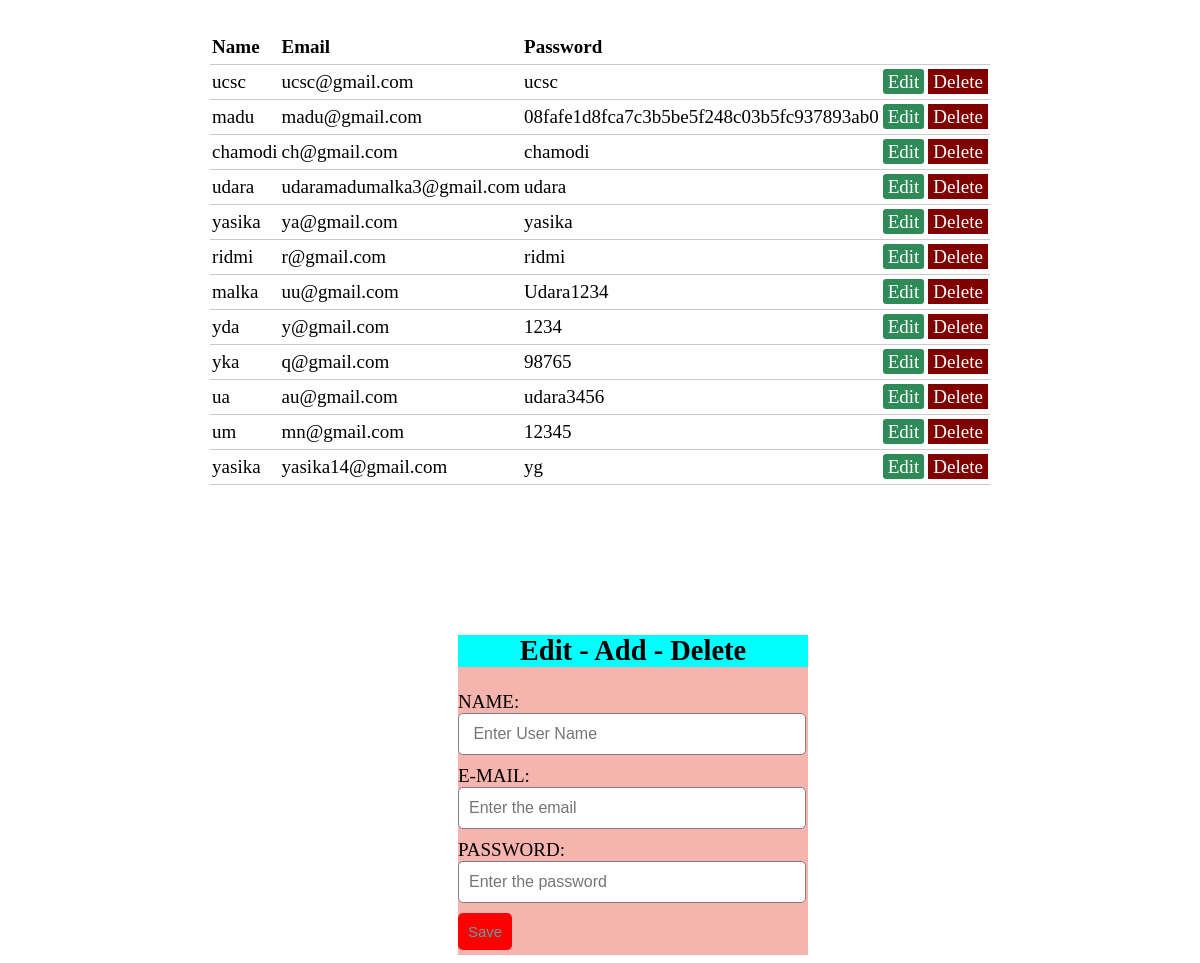
The app's page /php/seeusers.php (signed in) with its own data.
### tables this page shows
CREATE TABLE `users` (
  `id` int(11) NOT NULL,
  `name` varchar(100) NOT NULL,
  `email` varchar(100) NOT NULL,
  `password` varchar(50) NOT NULL,
  `type` int(1) NOT NULL
);

### php/usersconection.php (called while the page is built, shortened)
<?php
	$name ="";
	$email ="";
	$password ="";
	$edit_state =false;
	$db = mysqli_connect("localhost","root","","web");
	$result = mysqli_query($db, "SELECT * FROM users");
?>

### php/seeusers.php (the view, shortened to what this page needs)
<?php include('usersconection.php'); ?>
<!DOCTYPE html>
<html>
<head>
	<link rel="stylesheet" type="text/css" href="../css/seeusers.css">
</head>
<body>
	<table>
	<thead>
		<tr>
			<th>Name</th>
			<th>Email</th>
			<th>Password</th>
		</tr>
	</thead>
	<tbody>
		<?php while ($row =mysqli_fetch_array($result)) { ?>
		<tr>
			<td><?php echo $row['name']  ?></td>
			<td><?php echo $row['email']  ?></td>
			<td><?php echo $row['password']  ?></td>
			<td><a class="edit_btn" href="seeusers.php?edit=<?php echo $row['id']; ?>">Edit</a></td>
			<td><a class="dele_btn" href="seeusers.php?del=<?php echo $row['id']; ?>">Delete</a></td>
		</tr>
			<?php } ?>
	</tbody>
	</table>
	<div class="form1">
		<h2>Edit - Add - Delete</h2>
	<form action="seeusers.php" method="post">
			<div class="input">
					<lable>NAME:</label>
					<input type="text" name="name" id="name" placeholder=" Enter User Name" value="<?php echo $name ?>">
			</div>
			<div class="input">
					<lable>E-MAIL:</lable>
					<input type="email" name="email" id="email" placeholder="Enter the email" value="<?php echo $email ?>">
			</div>
			<div class="input">
					<lable>PASSWORD:</lable>
					<input type="password" name="password" id="password" placeholder="Enter the password" value="<?php echo $password ?>">
			</div>
			<div class="input">
					<?php if ($edit_state == false): ?>
					<button type="submit" name="submit" class="btn">Save</button>
					<?php else: ?>
						<button type="submit" name="update">Update</button>
					<?php endif ?>
			</div>
		</form>
		</div>
</body>
</html>

### css/seeusers.css (style rules this page uses)
body { font-size: 19px; }
table { width: 50%; margin: 30px auto; border-collapse: collapse; text-align: left; }
tr { border-bottom: 1px solid #cbcbcb; }
th, td { border: none; height: 30px; padding: 2px; }
.edit_btn { text-decoration: none; padding: 2px 5px; background: #2E8B57; color: white; border-radius: 3px; }
.dele_btn { text-decoration: none; padding: 2px 5px; background: #800000; color: white; }
.form1 { width: 350px; height: 320px; margin-top: 150px; margin-left: 450px; background: rgba(241, 148, 138,0.7); }
.form1 h2 { background-color: aqua; text-align: center; }
.input { margin: 10px 0px 10px 0px; }
.input input { height: 30px; width: 93%; padding: 5px 10px; font-size: 16px; border-radius: 5px; border: 1px solid gray; }
.btn { padding: 10px; font-size: 15px; color: #5F9EA0; border: none; border-radius: 5px; background-color: red; }

### records on screen
users: name "ucsc", email "ucsc@gmail.com", password "ucsc"
users: name "madu", email "madu@gmail.com", password "08fafe1d8fca7c3b5be5f248c03b5fc937893ab0"
users: name "chamodi", email "ch@gmail.com", password "chamodi"
users: name "udara", email "udaramadumalka3@gmail.com", password "udara"
users: name "yasika", email "ya@gmail.com", password "yasika"
users: name "ridmi", email "r@gmail.com", password "ridmi"
users: name "malka", email "uu@gmail.com", password "Udara1234"
users: name "yda", email "y@gmail.com", password "1234"
users: name "yka", email "q@gmail.com", password "98765"
users: name "ua", email "au@gmail.com", password "udara3456"
users: name "um", email "mn@gmail.com", password "12345"
users: name "yasika", email "yasika14@gmail.com", password "yg"
